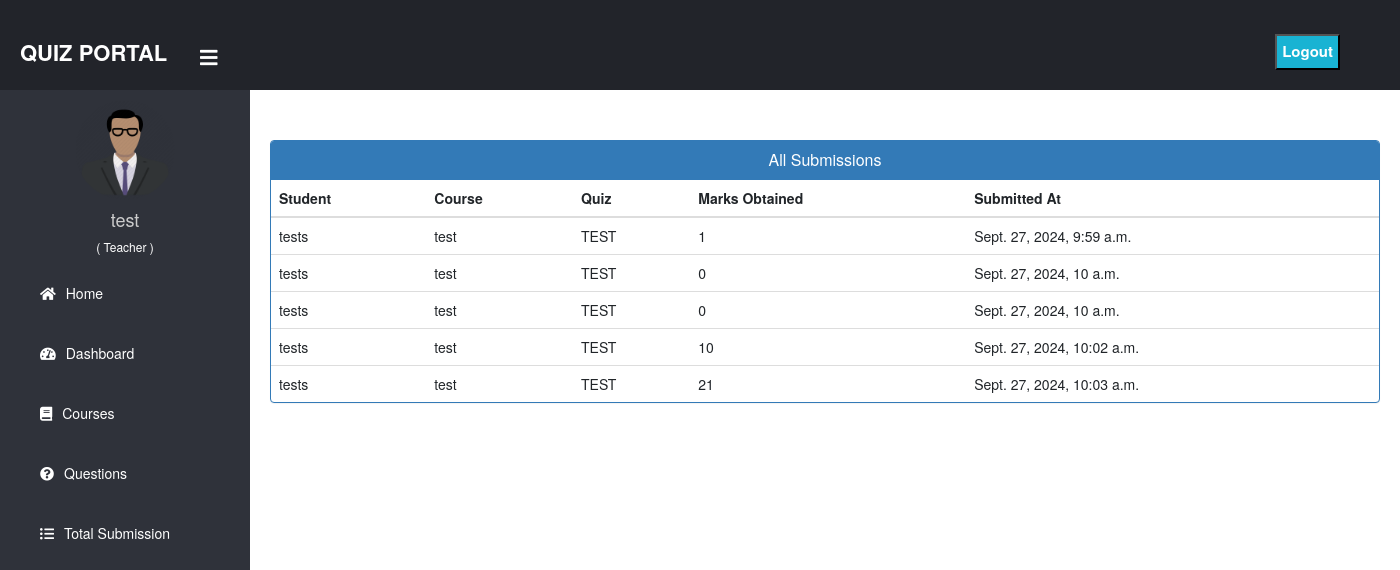
/view_all_submission/ (signed in), run on an earlier commit of the app's database.
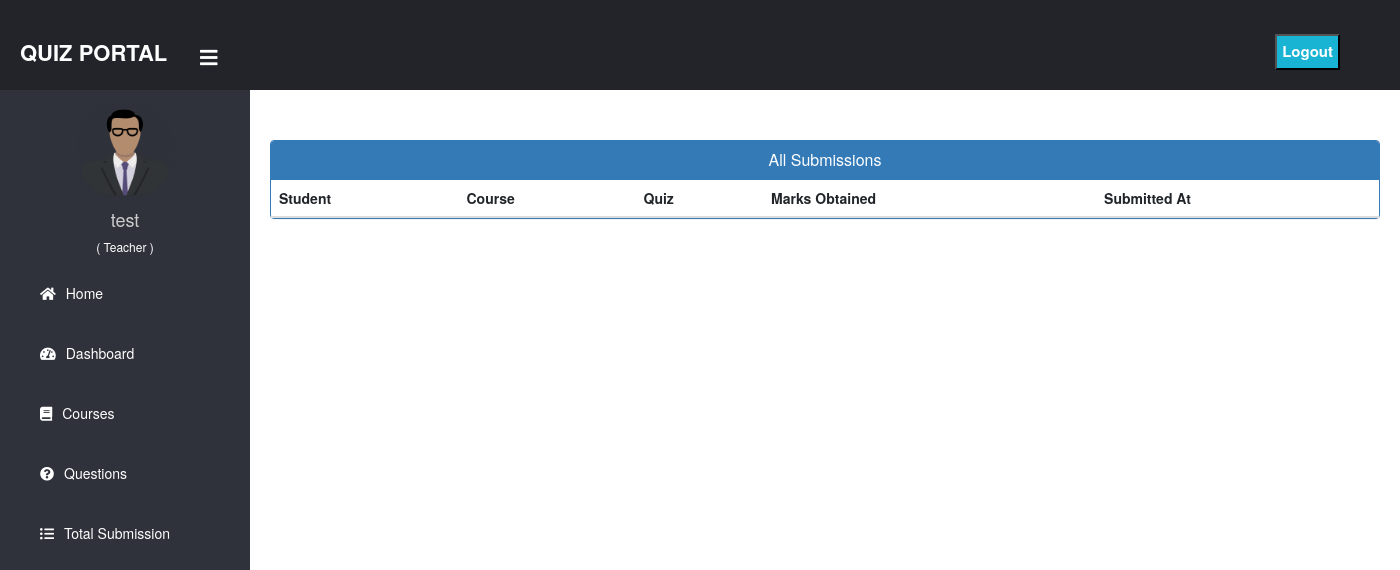
And on a later commit of the database.
### lms/models.py (models this page shows, shortened)
class StudentQuizSubmission(models.Model):
    student = models.ForeignKey(User, on_delete=models.CASCADE, limit_choices_to={'userprofile__role': 'student'})
    quiz = models.ForeignKey(Quiz, on_delete=models.CASCADE,default=None, null=True,blank=True)
    marks_obtained = models.IntegerField()
    submitted_at = models.DateTimeField(auto_now_add=True)

class Quiz(models.Model):
    OPTION_CHOICES = [
        ('A', 'Option A'),
        ('B', 'Option B'),
        ('C', 'Option C'),
        ('D', 'Option D'),
    ]
    course = models.ForeignKey(Course, on_delete=models.CASCADE)
    question = models.CharField(max_length=255)
    option_a = models.CharField(max_length=100)
    option_b = models.CharField(max_length=100)
    option_c = models.CharField(max_length=100)
    option_d = models.CharField(max_length=100)
    correct_answer = models.CharField(max_length=1, choices=OPTION_CHOICES)
    mark = models.IntegerField()

class Course(models.Model):
    name = models.CharField(max_length=100)
    description = models.TextField()
    teacher = models.ForeignKey(User, on_delete=models.CASCADE, limit_choices_to={'userprofile__role': 'teacher'})

### lms/views.py (the view)
# urls.py: path('view_all_submission/', view_all_submission, name='view_all_submission'),
@login_required(login_url='/login')
def view_all_submission(request):
    submissions = StudentQuizSubmission.objects.filter(quiz__course__teacher=request.user)
    return render(request, 'teacher/view_all_submission.html', {'submissions': submissions})

### lms/templates/teacher/view_all_submission.html
{% extends "dashboard_base.html" %}
{% load static %}
{% block content %}
{% include "common/common_link.html" %}
<br><br>
<div class="container">
    <div class="panel panel-primary">
        <div class="panel-heading">
            <h6 class="panel-title">All Submissions</h6>
        </div>
        <table class="table table-hover" id="dev-table">
            <thead>
                <tr>
                    <th>Student</th>
                    <th>Course</th>
                    <th>Quiz</th>
                    <th>Marks Obtained</th>
                    <th>Submitted At</th>
                </tr>
            </thead>
            <tbody>
                {% for submission in submissions %}
                <tr>
                    <td>{{ submission.student.username }}</td>
                    <td>{{ submission.quiz.course.name }}</td>
                    <td>{{ submission.quiz.question }}</td>
                    <td>{{ submission.marks_obtained }}</td>
                    <td>{{ submission.submitted_at }}</td>
                </tr>
                {% endfor %}
            </tbody>
        </table>
    </div>
</div>
{% endblock %}

### lms/templates/dashboard_base.html (shortened to what this page needs)
<!DOCTYPE html>
{% load static %}
<html lang="en" dir="ltr">
<head>
  <link href="http://netdna.bootstrapcdn.com/bootstrap/4.0.0-beta/css/bootstrap.min.css" rel="stylesheet">
  <link rel="stylesheet" href="https://maxcdn.bootstrapcdn.com/bootstrap/4.4.1/css/bootstrap.min.css">
  <link href="https://maxcdn.bootstrapcdn.com/font-awesome/4.3.0/css/font-awesome.min.css" rel="stylesheet">
  <link rel="stylesheet" href="https://cdnjs.cloudflare.com/ajax/libs/font-awesome/5.12.1/css/all.min.css">
</head>
<body>
  <header>
    <label for="check">
      <i style="left: 200px; margin-top: 17px;" class="fas fa-bars" id="sidebar_btn"></i>
    </label>
    <div class="left_area">
      <h3>Quiz Portal</h3>
    </div>
    <div class="right_area">
      <form method="post" action="{% url 'logout' %}">
        <button type="submit" class="logout_btn" style="border-radius:0px;">Logout</button>
      </form>
    </div>
  </header>
  <div class="sidebar">
    <center>
      {% if user.userprofile.role == 'teacher' %}
        <img src="{% static 'image/teacher.png' %}" class="profile_image" alt="">
      {% else %}
        <img src="{% static 'image/student.png' %}" class="profile_image" alt="">
      {% endif %}
      <h4>{{ request.user.username }}</h4>
      <h6 style="color: rgb(255, 255, 255);">{% if user.userprofile.role == 'teacher' %}( Teacher ){% else %}( Student ){% endif %}</h6>
    </center>
    <a href={% url "index" %}><i class="fas fa-home"></i><span>Home</span></a>
    <a href={% url "dashboard" %}><i class="fas fa-tachometer-alt"></i><span>Dashboard</span></a>
    {% if user.userprofile.role == 'teacher' %}
      <a href={% url "teacher_course" %} ><i class="fas fa-book"></i><span>Courses</span></a>
      <a href={% url "teacher_quiz" %} ><i class="fas fa-question-circle"></i><span>Questions</span></a>
      <a href={% url "view_all_submission" %} ><i class="fas fa-list-ul"></i><span>Total Submission</span></a>
    {% else %}
      <a href={% url "student_course" %} ><i class="fas fa-book"></i><span>Courses</span></a>
      <a href="{% url "student_course" %}?type=result" ><i class="fas fa-file"></i><span>Results</span></a>
    {% endif %}
  </div>
  <div class="content">
    <br><br><br><br><br>
    {% block content %}
    {% endblock content %}
    <br><br><br>
  </div>
</body>
</html>

### lms/templates/common/common_link.html (shortened to what this page needs)
<link href="//netdna.bootstrapcdn.com/bootstrap/3.0.0/css/bootstrap.min.css" rel="stylesheet" id="bootstrap-css">

### lms/templates/dashboard_base.html (style rules this page uses)
a:link { text-decoration: none; }
body { margin: 0; padding: 0; font-family: "Gill Sans", sans-serif; }
header { position: fixed; background: #22242A; padding: 20px; width: 100%; z-index: 1; }
.left_area h3 { color: #fff; margin: 0; text-transform: uppercase; font-size: 22px; font-weight: 900; }
.logout_btn { padding: 5px; background: #19B3D3; text-decoration: none; float: right; margin-top: -30px; margin-right: 40px; border-radius: 2px; font-size: 15px; font-weight: 600; color: #fff; transition: 0.5s; }
.sidebar { background: #2f323a; margin-top: 70px; padding-top: 30px; position: fixed; left: 0; width: 250px; height: 100%; transition: 0.5s; transition-property: left; }
.sidebar .profile_image { width: 100px; height: 100px; border-radius: 100px; margin-bottom: 10px; }
.sidebar h4 { color: #ccc; margin-top: 0; }
.sidebar a { color: #fff; display: block; width: 100%; line-height: 60px; text-decoration: none; padding-left: 40px; box-sizing: border-box; transition: 0.5s; }
.sidebar i { padding-right: 10px; }
label #sidebar_btn { z-index: 1; color: #fff; position: fixed; cursor: pointer; left: 300px; font-size: 20px; margin: 5px 0; transition: 0.5s; transition-property: color; }
.content { margin-left: 250px; background-position: center; background-size: cover; height: 100vh; transition: 0.5s; }

### lms/templates/common/common_link.html (style rules this page uses)
a:link { text-decoration: none; }
h6 { text-align: center; }

What changed in the data, as far as the page shows it:
removed StudentQuizSubmission: student.username "tests", quiz.course.name "test", quiz.question "TEST", marks_obtained "1", submitted_at "Sept. 27, 2024, 9:59 a.m."
removed StudentQuizSubmission: student.username "tests", quiz.course.name "test", quiz.question "TEST", marks_obtained "0", submitted_at "Sept. 27, 2024, 10 a.m."
removed StudentQuizSubmission: student.username "tests", quiz.course.name "test", quiz.question "TEST", marks_obtained "0", submitted_at "Sept. 27, 2024, 10 a.m."
removed StudentQuizSubmission: student.username "tests", quiz.course.name "test", quiz.question "TEST", marks_obtained "10", submitted_at "Sept. 27, 2024, 10:02 a.m."
removed StudentQuizSubmission: student.username "tests", quiz.course.name "test", quiz.question "TEST", marks_obtained "21", submitted_at "Sept. 27, 2024, 10:03 a.m."
